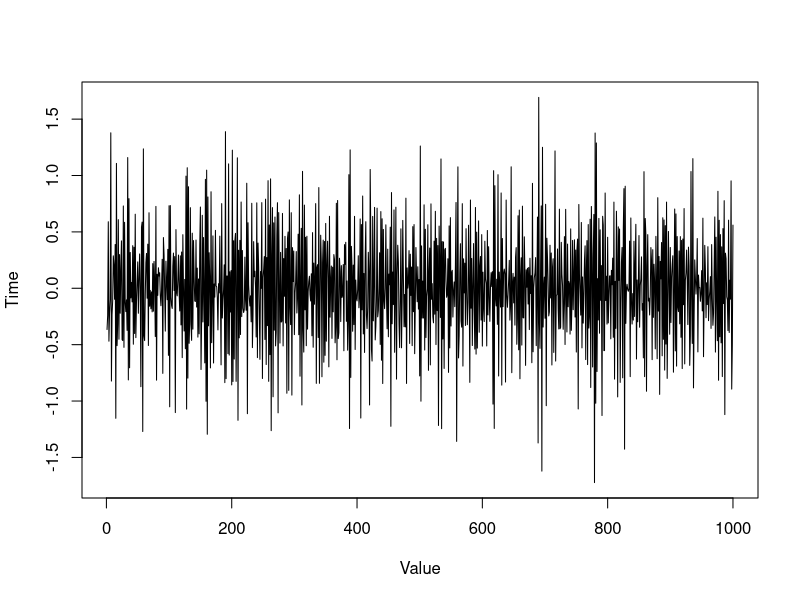
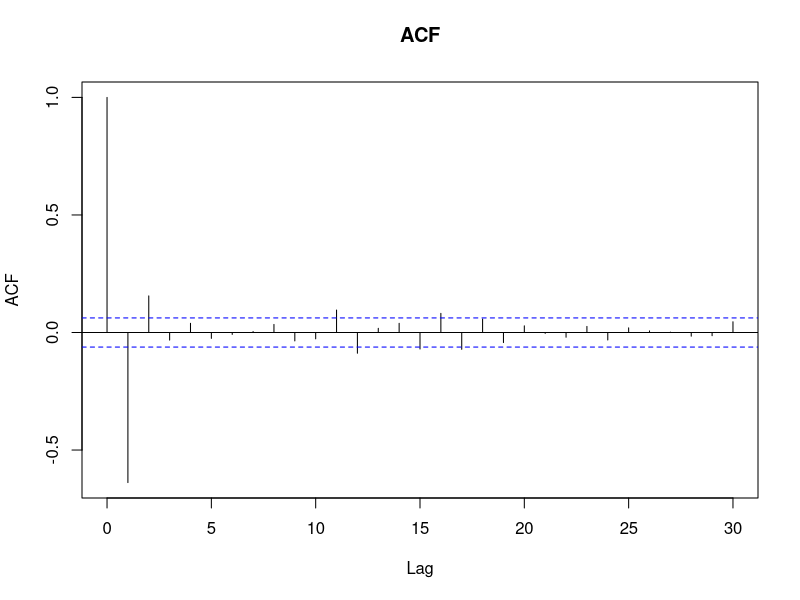
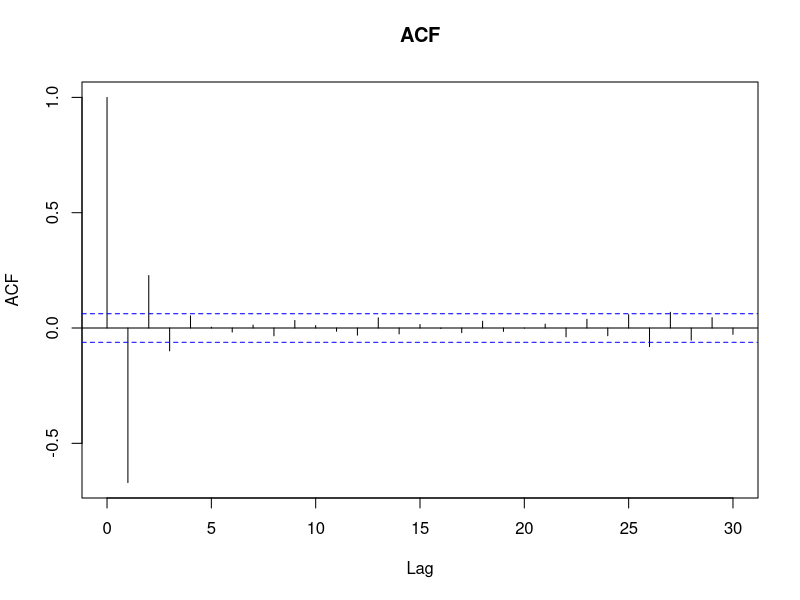
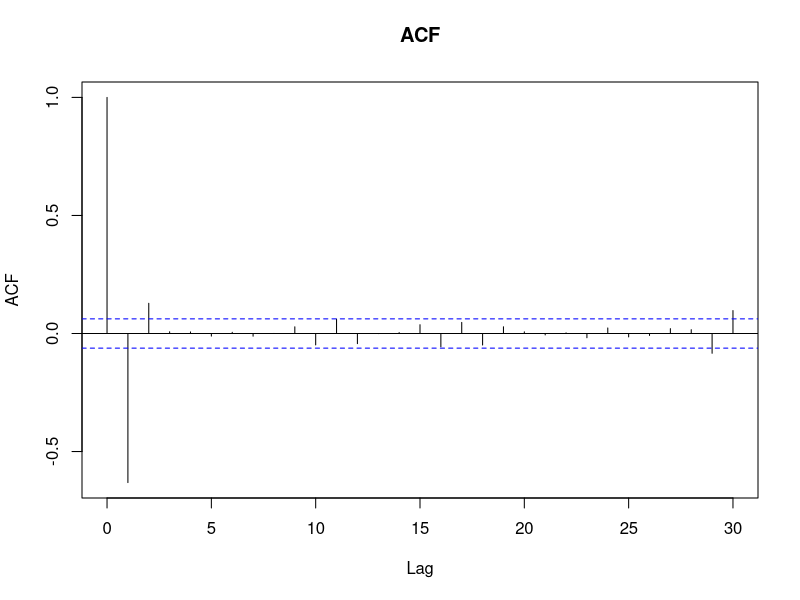
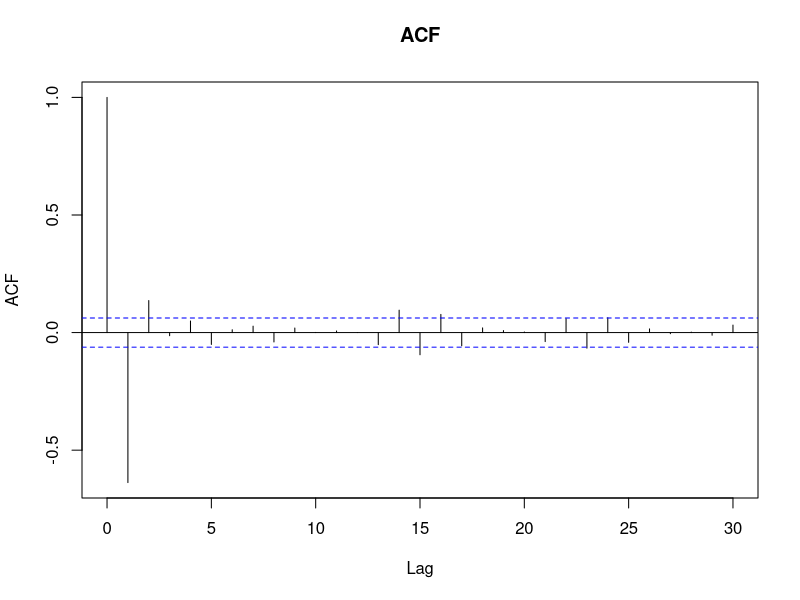
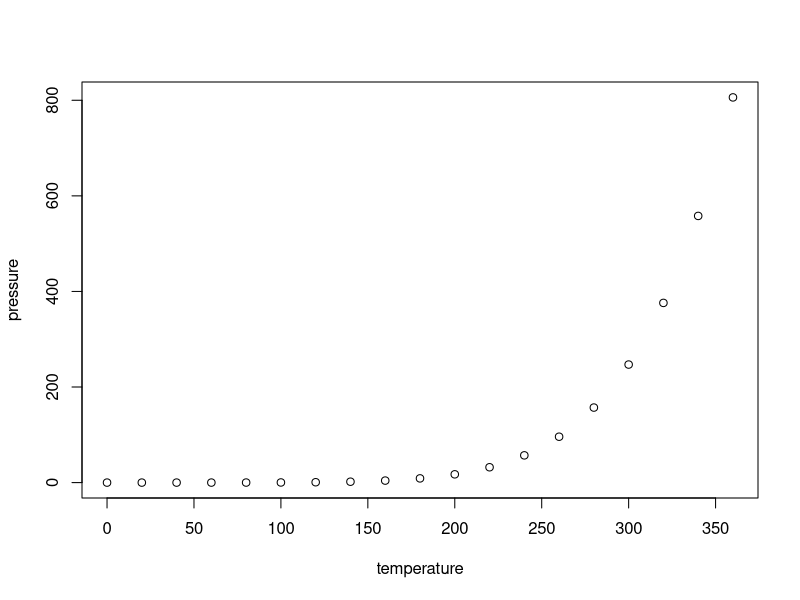
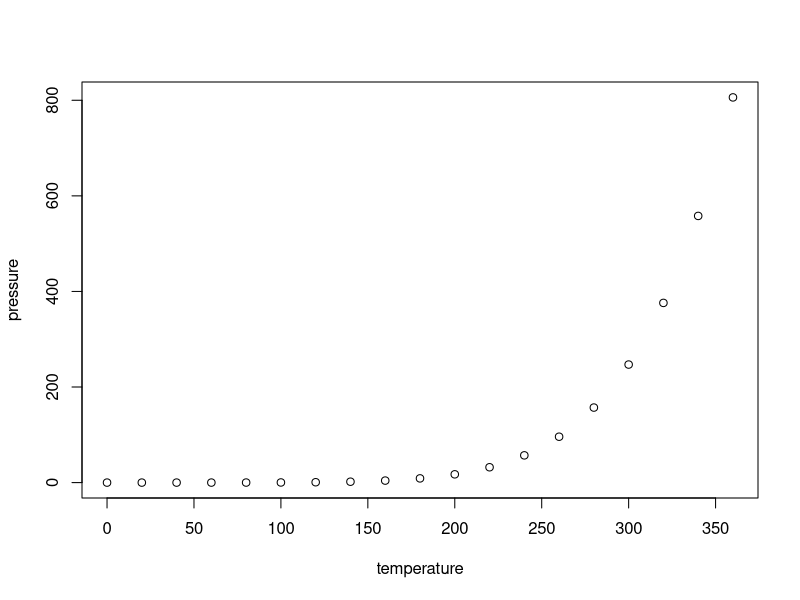

The R source for these figures, in order:
## ---- chunk 1
knitr::opts_chunk$set(echo = TRUE)
#if you do not have the package, type install.packages("name_of_the_package")
library(knitr)
library(tseries)
library(zoo)
## ---- chunk 2
# this is where your R code goes

q1a <- arima.sim(model = list(ma = c(-1.3, 0.4)), n = 1000, sd = sqrt(0.1))

plot(q1a, xlab = "Value", ylab = "Time")
## ---- chunk 3
# this is where your R code goes
q1a_ts <- ts(q1a)
acf(q1a, main = "ACF")

sample2 <- arima.sim(model = list(ma = c(-1.3, 0.4)), n = 1000, sd = sqrt(0.1))
sample2_ts <- ts(sample2)
acf(sample2_ts, main = "ACF")

sample3 <- arima.sim(model = list(ma = c(-1.3, 0.4)), n = 1000, sd = sqrt(0.1))
sample3_ts <- ts(sample3)
acf(sample3_ts, main = "ACF")

sample4 <- arima.sim(model = list(ma = c(-1.3, 0.4)), n = 1000, sd = sqrt(0.1))
sample4_ts <- ts(sample4)
acf(sample4_ts, main = "ACF")
## ---- chunk 4
# this is where your R code goes
## ---- chunk 5
# this is where your R code goes
## ---- chunk 6
# this is where your R code goes
## ---- chunk 7
# this is where your R code goes
## ---- chunk 8
summary(cars)
## ---- chunk 9
kable(summary(cars))
## ---- chunk 10
plot(pressure)
## ---- chunk 11
plot(pressure)
